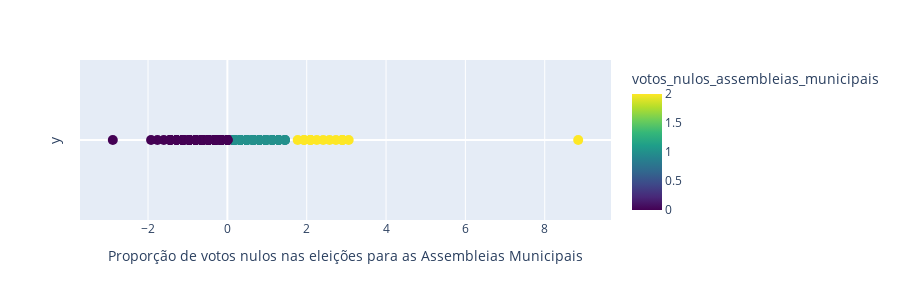

The code cell stored with this chart in its notebook:
### Code cell
clustered_df = aplicar_kmeans(only_municipalities_df,3,nome_cluster='votos_nulos_assembleias_municipais')
save_clustered_df_to_csv(clustered_df,"csv_files/", "2_Proporção de votos nulos nas eleições para as Assembleias Municipais.csv")

### Figure 1 — Plotly figure (JSON) as saved in the notebook; plotly's stock layout.template omitted (floating-point values rounded to 4 significant figures; data arrays with more than 128 entries replaced by an {"elided": "..."} marker saying what was removed)
{"data": [{"customdata": {"elided": "308x3 mixed values"}, "hovertemplate": "valor=%{x}<br>y=%{y}<br>local=%{customdata[0]}<br>codigo=%{customdata[1]}<br>Proporção de votos nulos nas eleições para as Assembleias Municipais=%{customdata[2]}<br>votos_nulos_assembleias_municipais=%{marker.color}<extra></extra>", "legendgroup": "", "marker": {"color": {"elided": "308 int values"}, "coloraxis": "coloraxis", "size": 10, "symbol": "circle"}, "mode": "markers", "name": "", "orientation": "v", "showlegend": false, "type": "scatter", "x": {"elided": "308 float values"}, "xaxis": "x", "y": {"elided": "308 int values"}, "yaxis": "y"}], "layout": {"coloraxis": {"colorbar": {"title": {"text": "votos_nulos_assembleias_municipais"}}, "colorscale": [[0, "#440154"], [0.1111, "#482878"], [0.2222, "#3e4989"], [0.3333, "#31688e"], [0.4444, "#26828e"], [0.5556, "#1f9e89"], [0.6667, "#35b779"], [0.7778, "#6ece58"], [0.8889, "#b5de2b"], [1, "#fde725"]]}, "height": 300, "legend": {"tracegroupgap": 0}, "margin": {"t": 60}, "xaxis": {"anchor": "y", "domain": [0, 1], "title": {"text": "Proporção de votos nulos nas eleições para as Assembleias Municipais"}}, "yaxis": {"anchor": "x", "domain": [0, 1], "showgrid": false, "showticklabels": false, "title": {"text": "y"}}}}
